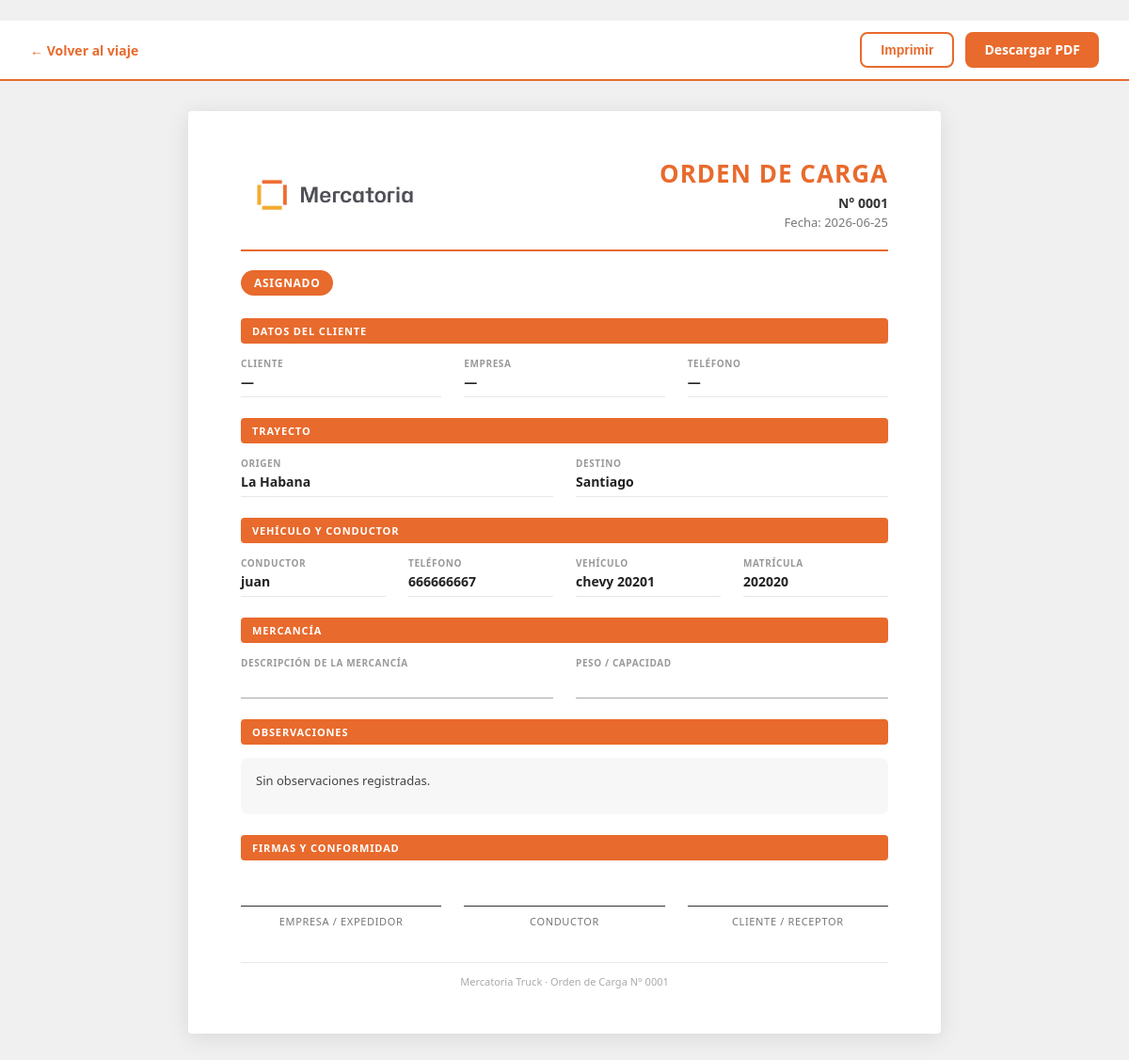
The page /admin/viajes/1/orden-carga (signed in) on the database its author committed.
### tables this page shows
CREATE TABLE viajes (
        id INTEGER PRIMARY KEY AUTOINCREMENT,
        cliente TEXT,
        cliente_id INTEGER,
        ruta_id INTEGER,
        tarifa_id INTEGER,
        tipo_vehiculo_id INTEGER,
        origen TEXT,
        destino TEXT,
        precio REAL DEFAULT 0,
        precio_calculado REAL DEFAULT 0,
        precio_final REAL DEFAULT 0,
        precio_editado INTEGER DEFAULT 0,
        motivo_edicion_precio TEXT,
        combustible REAL DEFAULT 0,
        pago_camionero REAL DEFAULT 0,
        camionero REAL DEFAULT 0,
        comision REAL DEFAULT 0,
        beneficio REAL DEFAULT 0,
        estado TEXT DEFAULT 'Solicitado',
        camionero_id INTEGER,
        camionero_nombre TEXT,
        vehiculo_id INTEGER,
        fecha_creacion TEXT DEFAULT CURRENT_TIMESTAMP,
        fecha_asignacion TEXT,
        fecha_recogida TEXT,
        fecha_entrega TEXT,
        observaciones TEXT
    , cotizacion_id INTEGER, km REAL, kilometros REAL, precio_cliente REAL, combustible_estimado REAL, beneficio_estimado REAL, vehiculo_placa TEXT, referencia_cliente TEXT, prioridad TEXT DEFAULT 'Normal', tipo_carga TEXT, tipo_transporte TEXT, cantidad_contenedores INTEGER, numero_contenedor TEXT, peso_toneladas REAL, observaciones_operativas TEXT, estado_pago_camionero TEXT DEFAULT 'Pendiente', tipo_pago_camionero TEXT, observacion_pago TEXT, monto_pagado REAL, fecha_pago_camionero TEXT, deleted_at TEXT, deleted_by TEXT, forma_cobro TEXT, codigo_transaccion TEXT, comentario_cobro TEXT, fecha_cobro TEXT, monto_cobrado REAL, verificado_financiero INTEGER DEFAULT 0, verificado_por TEXT, fecha_verificacion TEXT, reabierto_en TIMESTAMP);

CREATE TABLE camioneros (
        id INTEGER PRIMARY KEY AUTOINCREMENT,
        nombre TEXT,
        telefono TEXT,
        licencia TEXT,
        matricula TEXT,
        tipo TEXT,
        capacidad TEXT,
        estado TEXT DEFAULT 'Disponible',
        activo INTEGER DEFAULT 1,
        fecha_creacion TEXT DEFAULT CURRENT_TIMESTAMP
    , deleted_at TEXT, deleted_by TEXT, carnet_identidad TEXT, licencia_operativa TEXT, empresa TEXT);

CREATE TABLE vehiculos (
        id INTEGER PRIMARY KEY AUTOINCREMENT,
        camionero_id INTEGER,
        matricula TEXT,
        marca TEXT,
        modelo TEXT,
        tipo TEXT,
        capacidad TEXT,
        combustible TEXT,
        estado TEXT DEFAULT 'Disponible',
        activo INTEGER DEFAULT 1,
        fecha_creacion TEXT DEFAULT CURRENT_TIMESTAMP
    , tipo_vehiculo_id INTEGER, placa TEXT, chapa_remolque TEXT);

### routes/viajes.py (the view)
@viajes_bp.route("/admin/viaje/<int:id>/orden-carga")
@viajes_bp.route("/admin/viajes/<int:id>/orden-carga")
def orden_carga(id):
    if "usuario" not in session:
        return redirect("/login")
    conexion = conectar()
    cursor = conexion.cursor()
    cursor.execute("""
        SELECT
            v.*,
            c.telefono  AS camionero_telefono,
            c.licencia  AS camionero_licencia,
            veh.matricula AS vehiculo_matricula,
            veh.marca     AS vehiculo_marca,
            veh.modelo    AS vehiculo_modelo,
            cl.empresa    AS cliente_empresa,
            cl.telefono   AS cliente_telefono,
            cl.email      AS cliente_email
        FROM viajes v
        LEFT JOIN camioneros c   ON v.camionero_id = c.id
        LEFT JOIN vehiculos  veh ON v.vehiculo_id  = veh.id
        LEFT JOIN clientes   cl  ON v.cliente_id   = cl.id
        WHERE v.id = ?
    """, (id,))
    fila = cursor.fetchone()
    conexion.close()
    if not fila:
        return redirect("/admin/viajes")
    viaje = dict(fila)
    return render_template(
        "admin/orden_carga.html",
        viaje=viaje
    )

### app.py (called while the page is built)
def fmt_fecha(value, fmt='%Y-%m-%d %H:%M'):
    if not value:
        return '—'
    if hasattr(value, 'strftime'):
        return value.strftime(fmt)
    try:
        from datetime import datetime
        return datetime.strptime(str(value)[:16], '%Y-%m-%d %H:%M').strftime(fmt)
    except Exception:
        return str(value)[:16]

@app.before_request
def _record_start_time():
    g.start_time = time.monotonic()

@app.before_request
def _validate_session_role():
    if "user_id" not in session or "rol" not in session:
        return
    try:
        con = conectar()
        cur = con.cursor()
        cur.execute("SELECT rol, activo FROM usuarios WHERE id = ?", (session["user_id"],))
        row = cur.fetchone()
        con.close()
        if not row or not row["activo"]:
            session.clear()
            return
        if row["rol"] != session["rol"]:
            session["rol"] = row["rol"]
    except Exception:
        pass

@app.after_request
def set_security_headers(response):
    response.headers["X-Frame-Options"] = "SAMEORIGIN"
    response.headers["X-Content-Type-Options"] = "nosniff"
    response.headers["X-XSS-Protection"] = "1; mode=block"
    if app.debug:
        ms = (time.monotonic() - getattr(g, "start_time", time.monotonic())) * 1000
        app.logger.debug("[%s] %s %.1fms", request.method, request.path, ms)
    return response

@app.context_processor
def sidebar_badges():
    try:
        conexion = conectar()
        cursor = conexion.cursor()
        cursor.execute("""
            SELECT
                COUNT(*) AS urgentes,
                COUNT(CASE WHEN estado = 'Solicitado' THEN 1 END) AS solicitados
            FROM viajes
            WHERE estado IN ('Pendiente', 'Solicitado')
        """)
        row = cursor.fetchone()
        viajes_urgentes    = row["urgentes"]    if row else 0
        dashboard_urgentes = row["solicitados"] if row else 0
        conexion.close()
    except Exception:
        viajes_urgentes = 0
        dashboard_urgentes = 0
    return dict(
        sidebar_viajes_urgentes=viajes_urgentes,
        sidebar_dashboard_urgentes=dashboard_urgentes,
    )

### database.py (called while the page is built)
def conectar():
    if USE_POSTGRES:
        from database_pg import conectar_pg
        conn = conectar_pg()
        return ConexionWrapper(conn, use_postgres=True)
    else:
        conexion = sqlite3.connect(DATABASE_NAME)
        conexion.row_factory = sqlite3.Row
        return ConexionWrapper(conexion, use_postgres=False)

### templates/admin/orden_carga.html (shortened to what this page needs)
﻿<!DOCTYPE html>
<html lang="es">
<head>
</head>
<body>
<div class="toolbar">
    <a class="volver" href="/admin/viajes/{{ viaje.id }}/gestionar">← Volver al viaje</a>
    <div class="toolbar-acciones">
        <button class="btn-imprimir" onclick="window.print()">Imprimir</button>
        <a class="btn-pdf" href="/admin/viaje/{{ viaje.id }}/pdf">Descargar PDF</a>
    </div>
</div>
<div class="documento">
    <div class="cabecera">
        <img src="/static/logo-mercatoria.jpg" alt="Mercatoria Truck" />
        <div class="titulo-doc">
            <h1>ORDEN DE CARGA</h1>
            <p class="numero">N° {{ '%04d' % viaje.id }}</p>
            <p class="fecha">
                Fecha:
                {% if viaje.get('fecha_creacion') %}
                    {{ viaje.fecha_creacion | fmt_fecha('%Y-%m-%d') }}
                {% else %}
                    Sin fecha
                {% endif %}
            </p>
        </div>
    </div>
    <hr class="divisor" />
    <span class="estado-badge">{{ viaje.estado or 'Sin estado' }}</span>
    <div class="seccion">
        <div class="seccion-titulo">Datos del cliente</div>
        <div class="campos-grid cols-3">
            <div class="campo">
                <label>Cliente</label>
                <p>{{ viaje.cliente or '—' }}</p>
            </div>
            <div class="campo">
                <label>Empresa</label>
                <p>{{ viaje.get('cliente_empresa') or '—' }}</p>
            </div>
            <div class="campo">
                <label>Teléfono</label>
                <p>{{ viaje.get('cliente_telefono') or '—' }}</p>
            </div>
        </div>
    </div>
    <div class="seccion">
        <div class="seccion-titulo">Trayecto</div>
        <div class="campos-grid cols-2">
            <div class="campo">
                <label>Origen</label>
                <p>{{ viaje.origen or '—' }}</p>
            </div>
            <div class="campo">
                <label>Destino</label>
                <p>{{ viaje.destino or '—' }}</p>
            </div>
        </div>
    </div>
    <div class="seccion">
        <div class="seccion-titulo">Vehículo y conductor</div>
        <div class="campos-grid cols-4">
            <div class="campo">
                <label>Conductor</label>
                <p>{{ viaje.camionero_nombre or '—' }}</p>
            </div>
            <div class="campo">
                <label>Teléfono</label>
                <p>{{ viaje.get('camionero_telefono') or '—' }}</p>
            </div>
            <div class="campo">
                <label>Vehículo</label>
                <p>
                    {% set marca = viaje.get('vehiculo_marca') or '' %}
                    {% set modelo = viaje.get('vehiculo_modelo') or '' %}
                    {% if marca or modelo %}
                        {{ marca }} {{ modelo }}
                    {% else %}
                        —
                    {% endif %}
                </p>
            </div>
            <div class="campo">
                <label>Matrícula</label>
                <p>
                    {{ viaje.get('vehiculo_placa') or viaje.get('vehiculo_matricula') or '—' }}
                </p>
            </div>
        </div>
    </div>
    <div class="seccion">
        <div class="seccion-titulo">Mercancía</div>
        <div class="campos-grid cols-2">
            <div class="campo-linea">
                <label>Descripción de la mercancía</label>
                <div class="linea-relleno">{{ viaje.get('mercancia') or '' }}</div>
            </div>
            <div class="campo-linea">
                <label>Peso / Capacidad</label>
                <div class="linea-relleno">{{ viaje.get('peso') or '' }}</div>
            </div>
        </div>
    </div>
    <div class="seccion">
        <div class="seccion-titulo">Observaciones</div>
        <div class="observaciones-box">
            {{ viaje.observaciones or 'Sin observaciones registradas.' }}
        </div>
    </div>
    <div class="seccion">
        <div class="seccion-titulo">Firmas y conformidad</div>
        <div class="firmas-grid">
            <div class="firma-bloque">
                <div class="firma-linea"></div>
                <span>Empresa / Expedidor</span>
            </div>
            <div class="firma-bloque">
                <div class="firma-linea"></div>
                <span>Conductor</span>
            </div>
            <div class="firma-bloque">
                <div class="firma-linea"></div>
                <span>Cliente / Receptor</span>
            </div>
        </div>
    </div>
    <div class="pie-documento">
        Mercatoria Truck &middot; Orden de Carga N° {{ '%04d' % viaje.id }}
    </div>
</div>
</body>
</html>

### templates/admin/orden_carga.html (style rules this page uses)
* { box-sizing: border-box; margin: 0; padding: 0; }
body { font-family: 'Segoe UI', Arial, sans-serif; background: #f0f0f0; color: #333; }
.toolbar { position: sticky; top: 0; z-index: 100; background: #fff; border-bottom: 2px solid #E86A2C; padding: 12px 32px; display: flex; justify-content: space-between; align-items: center; gap: 16px; }
.toolbar a.volver { color: #E86A2C; text-decoration: none; font-weight: 600; font-size: 14px; }
.toolbar-acciones { display: flex; gap: 12px; }
.btn-imprimir { background: #fff; color: #E86A2C; border: 2px solid #E86A2C; padding: 9px 20px; border-radius: 8px; font-size: 14px; font-weight: 700; cursor: pointer; }
.btn-pdf { background: #E86A2C; color: #fff; border: none; padding: 9px 20px; border-radius: 8px; font-size: 14px; font-weight: 700; text-decoration: none; cursor: pointer; }
.documento { max-width: 800px; margin: 32px auto; background: #fff; padding: 48px 56px; box-shadow: 0 4px 24px rgba(0,0,0,.10); border-radius: 4px; }
.cabecera { display: flex; justify-content: space-between; align-items: center; margin-bottom: 20px; gap: 16px; }
.cabecera img { max-height: 70px; max-width: 200px; object-fit: contain; }
.titulo-doc { text-align: right; }
.titulo-doc h1 { font-size: 26px; color: #E86A2C; letter-spacing: .04em; font-weight: 900; }
.titulo-doc .numero { font-size: 14px; font-weight: 700; color: #333; margin-top: 4px; }
.titulo-doc .fecha { font-size: 13px; color: #777; margin-top: 2px; }
.divisor { border: none; border-top: 2.5px solid #E86A2C; margin: 16px 0 20px; }
.estado-badge { display: inline-block; background: #E86A2C; color: #fff; font-size: 12px; font-weight: 700; text-transform: uppercase; letter-spacing: .06em; padding: 5px 14px; border-radius: 999px; margin-bottom: 24px; }
.seccion { margin-bottom: 22px; }
.seccion-titulo { background: #E86A2C; color: #fff; font-size: 11px; font-weight: 700; letter-spacing: .08em; text-transform: uppercase; padding: 6px 12px; border-radius: 4px; margin-bottom: 14px; }
.campos-grid { display: grid; gap: 6px 24px; }
.campos-grid.cols-3 { grid-template-columns: repeat(3, 1fr); }
.campos-grid.cols-2 { grid-template-columns: repeat(2, 1fr); }
.campos-grid.cols-4 { grid-template-columns: repeat(4, 1fr); }
.campo label { display: block; font-size: 10px; font-weight: 700; text-transform: uppercase; letter-spacing: .06em; color: #999; margin-bottom: 3px; }
.campo p { font-size: 14px; font-weight: 700; color: #222; min-height: 20px; border-bottom: 1px solid #e8e8e8; padding-bottom: 6px; }
.campo-linea { display: flex; flex-direction: column; }
.campo-linea label { font-size: 10px; font-weight: 700; text-transform: uppercase; letter-spacing: .06em; color: #999; margin-bottom: 3px; }
.linea-relleno { border: none; border-bottom: 1.5px solid #aaa; font-size: 14px; font-weight: 600; color: #222; padding: 4px 0 6px; min-height: 28px; background: transparent; }
.observaciones-box { background: #f7f7f7; border-radius: 8px; padding: 14px 16px; font-size: 13px; line-height: 1.6; color: #444; min-height: 60px; }
.firmas-grid { display: grid; grid-template-columns: repeat(3, 1fr); gap: 24px; margin-top: 48px; }
.firma-bloque { text-align: center; }
.firma-linea { border-top: 1.5px solid #333; margin-bottom: 8px; }
.firma-bloque span { font-size: 11px; color: #777; text-transform: uppercase; letter-spacing: .06em; display: block; }
.pie-documento { margin-top: 36px; padding-top: 12px; border-top: 1px solid #e8e8e8; font-size: 11px; color: #aaa; text-align: center; }

### rows shown on the page
viajes: id "0001", fecha_creacion|fmt_fecha "2026-06-25", estado "ASIGNADO", origen "La Habana", destino "Santiago", camionero_nombre "juan", vehiculo_placa "202020"
camioneros: telefono "666666667"
vehiculos: marca "chevy", modelo "20201"

### other values the page prints
{{ viaje.cliente or '—' }} "—"
{{ viaje.get('cliente_empresa') or '—' }} "—"
{{ viaje.get('cliente_telefono') or '—' }} "—"
{{ viaje.observaciones or 'Sin observaciones registradas.' }} "Sin observaciones registradas."
